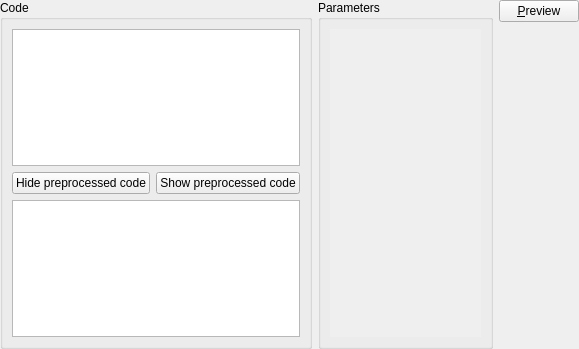
<?xml version="1.0" encoding="UTF-8"?>
<ui version="4.0">
 <class>QuatschPresetEditor</class>
 <widget class="QWidget" name="QuatschPresetEditor">
  <property name="geometry">
   <rect>
    <x>0</x>
    <y>0</y>
    <width>579</width>
    <height>349</height>
   </rect>
  </property>
  <property name="windowTitle">
   <string>Form</string>
  </property>
  <layout class="QHBoxLayout" name="horizontalLayout_3">
   <property name="margin">
    <number>0</number>
   </property>
   <item>
    <widget class="QGroupBox" name="codebox">
     <property name="title">
      <string>Code</string>
     </property>
     <layout class="QVBoxLayout" name="verticalLayout">
      <item>
       <widget class="QTextEdit" name="preset"/>
      </item>
      <item>
       <layout class="QHBoxLayout" name="horizontalLayout_2">
        <item>
         <widget class="QPushButton" name="hidePreprocessedCode">
          <property name="text">
           <string>Hide preprocessed code</string>
          </property>
         </widget>
        </item>
        <item>
         <widget class="QPushButton" name="showPreprocessedCode">
          <property name="text">
           <string>Show preprocessed code</string>
          </property>
         </widget>
        </item>
       </layout>
      </item>
      <item>
       <widget class="QTextEdit" name="preprocessedCode">
        <property name="readOnly">
         <bool>true</bool>
        </property>
       </widget>
      </item>
     </layout>
    </widget>
   </item>
   <item>
    <layout class="QHBoxLayout" name="horizontalLayout">
     <item>
      <widget class="QGroupBox" name="groupBox">
       <property name="title">
        <string>Parameters</string>
       </property>
       <layout class="QVBoxLayout" name="verticalLayout_3">
        <item>
         <widget class="QScrollArea" name="scrollArea">
          <property name="frameShape">
           <enum>QFrame::NoFrame</enum>
          </property>
          <property name="widgetResizable">
           <bool>true</bool>
          </property>
          <widget class="QWidget" name="scrollAreaWidgetContents">
           <property name="geometry">
            <rect>
             <x>0</x>
             <y>0</y>
             <width>110</width>
             <height>311</height>
            </rect>
           </property>
          </widget>
         </widget>
        </item>
       </layout>
      </widget>
     </item>
     <item>
      <layout class="QVBoxLayout" name="verticalLayout_2">
       <item>
        <widget class="QPushButton" name="showPreview">
         <property name="text">
          <string>&amp;Preview</string>
         </property>
        </widget>
       </item>
       <item>
        <widget class="picogen::qt4::QuatschPreview" name="preview" native="true"/>
       </item>
      </layout>
     </item>
    </layout>
   </item>
  </layout>
 </widget>
 <customwidgets>
  <customwidget>
   <class>picogen::qt4::QuatschPreview</class>
   <extends>QWidget</extends>
   <header>quatschpreview.h</header>
   <container>1</container>
  </customwidget>
 </customwidgets>
 <resources/>
 <connections/>
</ui>
